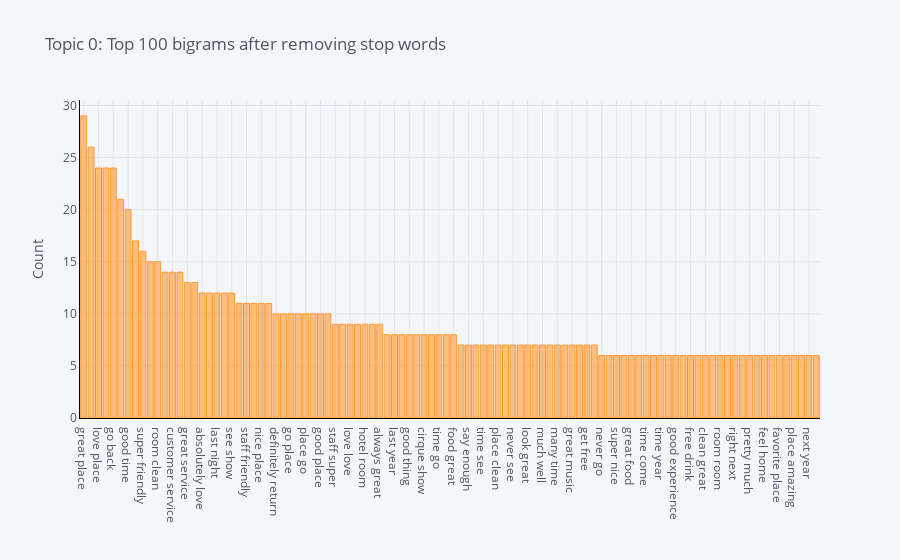

Here is the notebook cell this chart was saved with:
### Markdown cell above
----------------------------------------------
# What is n-gram?

> In the fields of computational linguistics and probability, an n-gram (sometimes also called Q-gram) is a contiguous sequence of n items from a given sample of text or speech. The items can be phonemes, syllables, letters, words or base pairs according to the application. The n-grams typically are collected from a text or speech corpus. When the items are words, n-grams may also be called shingles.
> 
> Using Latin numerical prefixes, an n-gram of size 1 is referred to as a "unigram"; size 2 is a "bigram" (or, less commonly, a "digram"); size 3 is a "trigram". English cardinal numbers are sometimes used, e.g., "four-gram", "five-gram", and so on. In computational biology, a polymer or oligomer of a known size is called a k-mer instead of an n-gram, with specific names using Greek numerical prefixes such as "monomer", "dimer", "trimer", "tetramer", "pentamer", etc., or English cardinal numbers, "one-mer", "two-mer", "three-mer", etc.

### Code cell
plot_model(lda, plot = 'bigram')

### Figure 1 — Plotly figure (JSON) as saved in the notebook; plotly's stock layout.template omitted (floating-point values rounded to 4 significant figures)
{"data": [{"marker": {"color": "rgba(255, 153, 51, 0.6)", "line": {"color": "rgba(255, 153, 51, 1.0)", "width": 1}}, "name": "count", "orientation": "v", "text": "", "type": "bar", "x": ["great place", "come back", "love place", "make feel", "go back", "make sure", "good time", "great time", "super friendly", "great job", "room clean", "first time", "customer service", "would definitely", "great service", "great experience", "absolutely love", "go see", "last night", "definitely recommend", "see show", "place great", "staff friendly", "take time", "nice place", "would recommend", "definitely return", "much fun", "go place", "place get", "place go", "watch show", "good place", "service great", "staff super", "place stay", "love love", "pretty good", "hotel room", "next time", "always great", "super clean", "last year", "overall great", "good thing", "friendly staff", "cirque show", "really enjoy", "time go", "friendly helpful", "food great", "really good", "say enough", "cut hair", "time see", "would give", "place clean", "would go", "never see", "give place", "look great", "get room", "much well", "must see", "many time", "find place", "great music", "feel good", "get free", "great location", "never go", "stay night", "super nice", "amazing job", "great food", "thank much", "time come", "staff great", "time year", "good friend", "good experience", "get great", "free drink", "kid play", "clean great", "food court", "room room", "dance floor", "right next", "live music", "pretty much", "also great", "feel home", "definitely back", "favorite place", "place come", "place amazing", "give star", "next year", "look nice"], "y": [29, 26, 24, 24, 24, 21, 20, 17, 16, 15, 15, 14, 14, 14, 13, 13, 12, 12, 12, 12, 12, 11, 11, 11, 11, 11, 10, 10, 10, 10, 10, 10, 10, 10, 9, 9, 9, 9, 9, 9, 9, 8, 8, 8, 8, 8, 8, 8, 8, 8, 8, 7, 7, 7, 7, 7, 7, 7, 7, 7, 7, 7, 7, 7, 7, 7, 7, 7, 7, 7, 6, 6, 6, 6, 6, 6, 6, 6, 6, 6, 6, 6, 6, 6, 6, 6, 6, 6, 6, 6, 6, 6, 6, 6, 6, 6, 6, 6, 6, 6]}], "layout": {"legend": {"bgcolor": "#F5F6F9", "font": {"color": "#4D5663"}}, "paper_bgcolor": "#F5F6F9", "plot_bgcolor": "#F5F6F9", "title": {"font": {"color": "#4D5663"}, "text": "Topic 0: Top 100 bigrams after removing stop words"}, "xaxis": {"gridcolor": "#E1E5ED", "linecolor": "black", "showgrid": true, "tickfont": {"color": "#4D5663"}, "title": {"font": {"color": "#4D5663"}, "text": ""}, "zerolinecolor": "#E1E5ED"}, "yaxis": {"gridcolor": "#E1E5ED", "linecolor": "black", "showgrid": true, "tickfont": {"color": "#4D5663"}, "title": {"font": {"color": "#4D5663"}, "text": "Count"}, "zerolinecolor": "#E1E5ED"}}}
